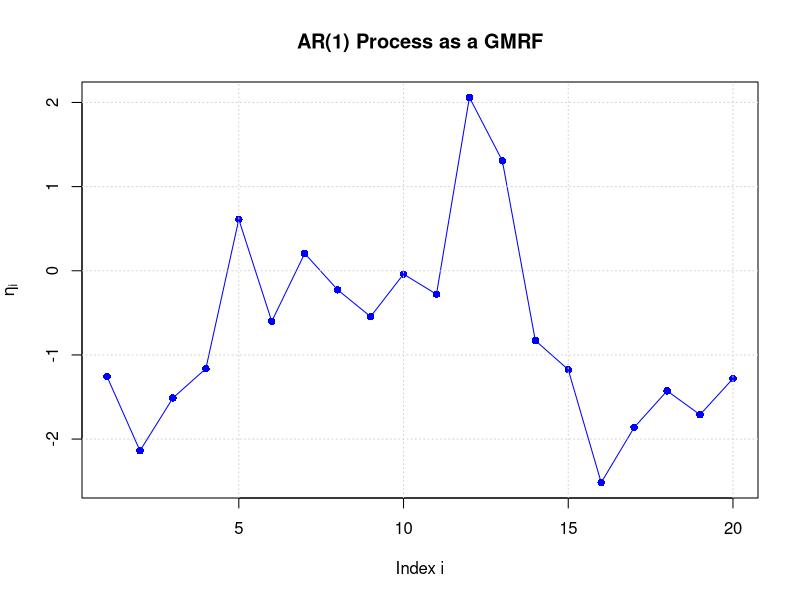
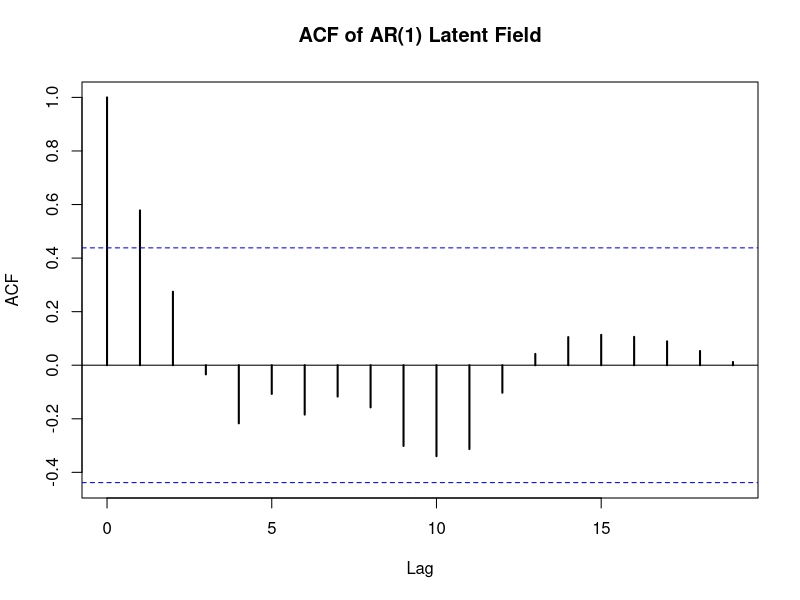
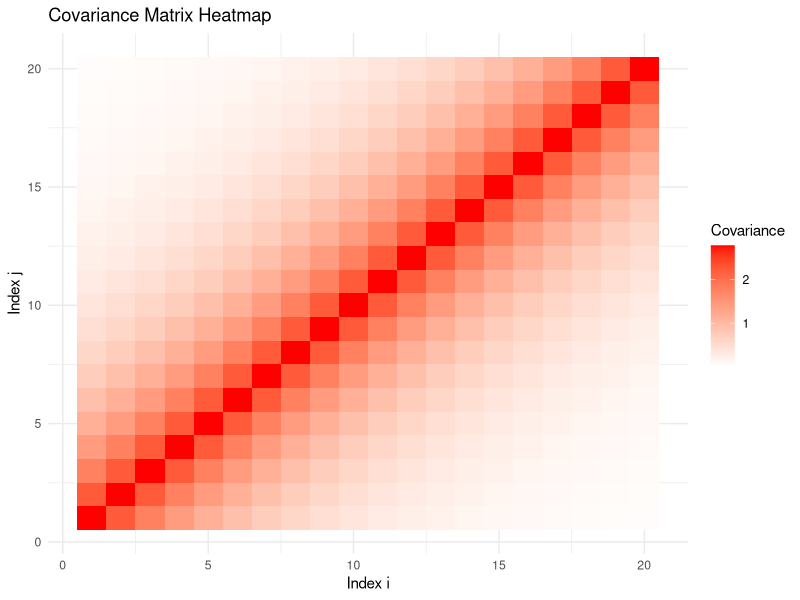
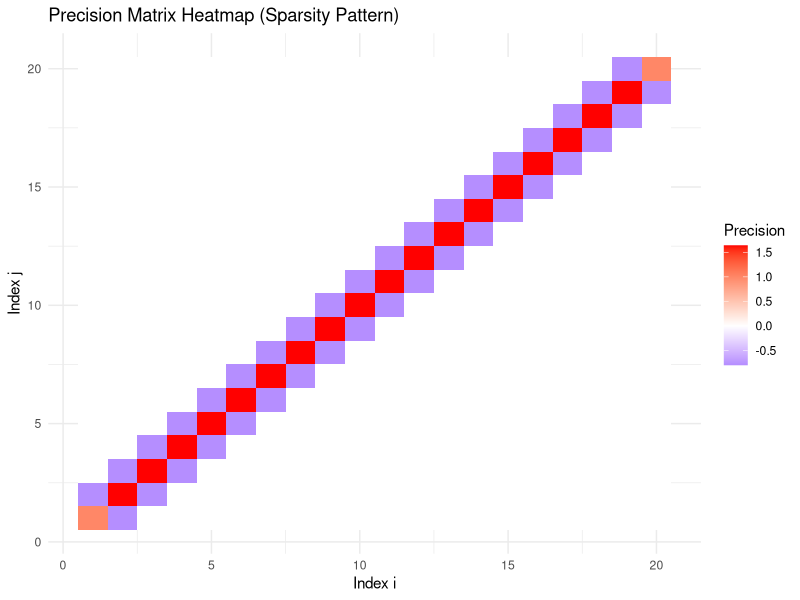

Here is the R script that generated these plots, in order:
# Load required libraries
library(MASS)      # for mvrnorm
library(ggplot2)   # for plotting
library(reshape2)  # for melting matrices

# AR(1) parameters
n <- 20
rho <- 0.8
sigma2 <- 1

# Construct covariance matrix for AR(1)
Sigma <- matrix(0, n, n)
for(i in 1:n){
  for(j in 1:n){
    Sigma[i, j] <- sigma2 * rho^abs(i-j) / (1 - rho^2)
  }
}

# Compute precision matrix (inverse covariance)
Q <- solve(Sigma)

# Simulate one realization of AR(1)
set.seed(123)
eta <- mvrnorm(1, mu = rep(0, n), Sigma = Sigma)

# Plot the latent field
plot(1:n, eta, type="o", pch=16, col="blue",
     xlab="Index i", ylab=expression(eta[i]),
     main="AR(1) Process as a GMRF")
grid()

# Plot ACF of the latent field
acf(eta, main="ACF of AR(1) Latent Field", lag.max=20,lwd=2)

# Heatmap of covariance matrix
Sigma_melt <- melt(Sigma)
colnames(Sigma_melt) <- c("i", "j", "Covariance")

ggplot(Sigma_melt, aes(x=i, y=j, fill=Covariance)) +
  geom_tile() +
  scale_fill_gradient2(low="blue", high="red", mid="white", midpoint=0) +
  labs(title="Covariance Matrix Heatmap", x="Index i", y="Index j") +
  theme_minimal()

# Heatmap of precision matrix
Q_melt <- melt(Q)
colnames(Q_melt) <- c("i", "j", "Precision")

ggplot(Q_melt, aes(x=i, y=j, fill=Precision)) +
  geom_tile() +
  scale_fill_gradient2(low="blue", high="red", mid="white", midpoint=0) +
  labs(title="Precision Matrix Heatmap (Sparsity Pattern)", x="Index i", y="Index j") +
  theme_minimal()
